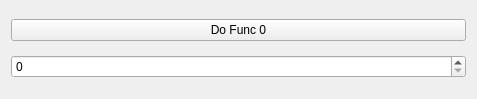
<?xml version="1.0" encoding="UTF-8"?>
<ui version="4.0">
 <class>Form</class>
 <widget class="QWidget" name="Form">
  <property name="geometry">
   <rect>
    <x>0</x>
    <y>0</y>
    <width>477</width>
    <height>99</height>
   </rect>
  </property>
  <property name="windowTitle">
   <string>Form</string>
  </property>
  <layout class="QVBoxLayout" name="verticalLayout">
   <item>
    <widget class="QPushButton" name="pushButton">
     <property name="text">
      <string>Do Func 0</string>
     </property>
    </widget>
   </item>
   <item>
    <widget class="QSpinBox" name="spinBox"/>
   </item>
  </layout>
 </widget>
 <resources/>
 <connections/>
</ui>
